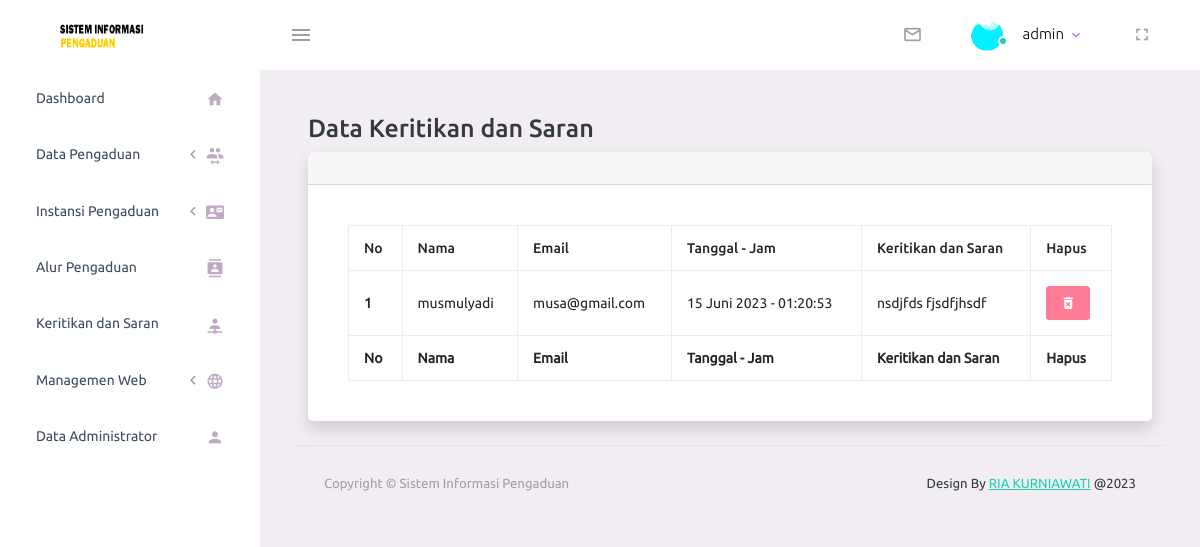
/admin/beranda.php?page=page/kritikandansaran/index (signed in), run on the app's committed database.
### tables this page shows
CREATE TABLE `kritikandansaran` (
  `id_kritikan` int(11) NOT NULL,
  `nama` varchar(225) NOT NULL,
  `email` varchar(225) NOT NULL,
  `kritikan` text NOT NULL,
  `tgl` date NOT NULL,
  `jam` time NOT NULL,
  `status` varchar(11) NOT NULL
);

### config/tgl_indo.php (called while the page is built)
<?php
	function tgl_indonesia($tgl){
		$tanggal = substr($tgl,8,2);
		$nama_bulan = array("Januari", "Februari", "Maret", "April", "Mei",
                "Juni", "Juli", "Agustus", "September",
                "Oktober", "November", "Desember");
		$bulan = $nama_bulan[substr($tgl,5,2) - 1];
		$tahun = substr($tgl,0,4);
		return $tanggal.' '.$bulan.' '.$tahun;
	}
?>

### admin/page/kritikandansaran/index.php (the view)
<div class="main-panel">
          <div class="content-wrapper">
    <div class="container-fluid">
                    <h1 class="h3 mb-2 text-gray-800">Data Keritikan dan Saran</h1>
                    <div class="card shadow mb-4">
                        <div class="card-header py-3">
                        </div>
                        <div class="card-body">
                            <div class="table-responsive">
                                <table class="table table-bordered" id="dataTable" width="100%" cellspacing="0">
                                    <thead>
                                        <tr>
                                            <th>No</th>
                                            <th>Nama</th>
                                            <th>Email</th>
                                            <th>Tanggal -  Jam</th>
                                            <th>Keritikan dan Saran</th>
                                            <th>Hapus</th>
                                        </tr>
                                    </thead>
                                    <tfoot>
                                        <tr>
                                            <th>No</th>
                                            <th>Nama</th>
                                            <th>Email</th>
                                            <th>Tanggal -  Jam</th>
                                            <th>Keritikan dan Saran</th>
                                            <th>Hapus</th>
                                        </tr>
                                    </tfoot>
                                    <tbody>
                                         <?php
            $no =1;
            $bidang=$koneksi->query("SELECT * FROM kritikandansaran   order by id_kritikan desc");
            while($m=mysqli_fetch_array($bidang)){
          ?>
                            <tr>
                                <th><?php echo $no;?></th>
                                 <td><?php echo $m['nama'];?></td>
                                 <td><?php echo $m['email'];?></td>
                                 <td><?php echo tgl_indonesia($m['tgl']);?> - <?php echo $m['jam'];?></td>
                                 <td><?php if($m['status']=='Baru'){?><a href="?page=page/kritikandansaran/detail&id=<?php echo $m['id_kritikan'];?>" class="btn btn-success btn-circle btn-sm">
                                        <i class="mdi mdi-book-open"></i>
                                    </a><?php }else{ echo $m['kritikan'];}?></td>
                                <td>
                                     <a href="?page=page/kritikandansaran/hapus&id=<?php echo $m['id_kritikan'];?>" class="btn btn-danger btn-circle btn-sm">
                                        <i class="mdi mdi mdi-delete-forever"></i>
                                    </a></td>
                            </tr>
                            <?php
                            $no++;
                            } ?>
                                    </tbody>
                                </table>
                            </div>
                        </div>
                    </div>
                </div>
          <?php include"tampilan/footer.php";?>
        </div>

### data on the page
kritikandansaran: nama "musmulyadi", email "musa@gmail.com", tgl "15 Juni 2023", jam "01:20:53", kritikan "nsdjfds fjsdfjhsdf"

### other printed values
$_SESSION['nama'] "admin"
